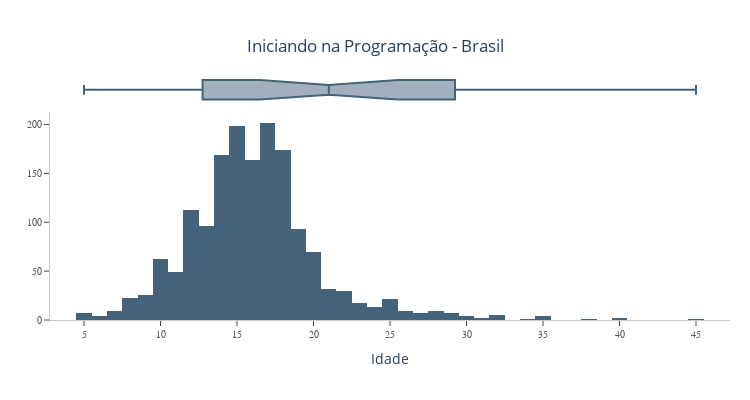

Notebook source saved alongside this figure:
### Code cell
fig = px.histogram(
    Brasil, 
    x="Age1stCode", 
    y="Country", 
    marginal="box", 
    nbins=80,
    color_discrete_sequence=['rgb(69,99,122)'])
fig.update_layout(
    width=750, 
    height=400,
    title={
        'text': 'Iniciando na Programação - Brasil', 
        'y':0.9,
        'x':0.5,
        'xanchor': 'center', 
        'yanchor': 'top'},
    xaxis_title="Idade",
    yaxis_title="",
    xaxis=dict(
        showticklabels=True,
        linecolor='rgb(204, 204, 204)',
        ticks='outside',
        tickfont=dict(
            family='Arial',
            size=10,
            color='rgb(82, 82, 82)',
        ),
    ),
    yaxis=dict(
        showgrid=False,
        showticklabels=True,
        linecolor='rgb(204, 204, 204)',
        ticks='outside',
        tickfont=dict(
            family='Arial',
            size=10,
            color='rgb(82, 82, 82)',
        ),
    ),
    margin=dict(
        autoexpand=False,
        l=50,
        r=20,
        t=70,
    ),
    plot_bgcolor='white'
)
fig.show()

### Figure 1 — Plotly figure (JSON) as saved in the notebook; plotly's stock layout.template omitted (floating-point values rounded to 4 significant figures)
{"data": [{"alignmentgroup": "True", "bingroup": "x", "histfunc": "sum", "hovertemplate": "Age1stCode=%{x}<br>sum of Country=%{y}<extra></extra>", "legendgroup": "", "marker": {"color": "rgb(69,99,122)"}, "name": "", "nbinsx": 80, "offsetgroup": "", "orientation": "v", "showlegend": false, "type": "histogram", "x": [10, 11, 12, 13, 14, 15, 16, 17, 18, 19, 20, 21, 22, 23, 24, 25, 26, 27, 28, 29, 30, 31, 32, 34, 35, 38, 40, 45, 5, 6, 7, 8, 9], "xaxis": "x", "y": [62, 49, 112, 96, 169, 198, 164, 202, 174, 93, 70, 32, 30, 17, 13, 21, 9, 7, 9, 7, 4, 2, 5, 1, 4, 1, 2, 1, 7, 4, 9, 22, 26], "yaxis": "y"}, {"alignmentgroup": "True", "hovertemplate": "Age1stCode=%{x}<extra></extra>", "legendgroup": "", "marker": {"color": "rgb(69,99,122)"}, "name": "", "notched": true, "offsetgroup": "", "showlegend": false, "type": "box", "x": [10, 11, 12, 13, 14, 15, 16, 17, 18, 19, 20, 21, 22, 23, 24, 25, 26, 27, 28, 29, 30, 31, 32, 34, 35, 38, 40, 45, 5, 6, 7, 8, 9], "xaxis": "x2", "yaxis": "y2"}], "layout": {"barmode": "relative", "height": 400, "legend": {"tracegroupgap": 0}, "margin": {"autoexpand": false, "l": 50, "r": 20, "t": 70}, "plot_bgcolor": "white", "title": {"text": "Iniciando na Programação - Brasil", "x": 0.5, "xanchor": "center", "y": 0.9, "yanchor": "top"}, "width": 750, "xaxis": {"anchor": "y", "domain": [0, 1], "linecolor": "rgb(204, 204, 204)", "showticklabels": true, "tickfont": {"color": "rgb(82, 82, 82)", "family": "Arial", "size": 10}, "ticks": "outside", "title": {"text": "Idade"}}, "xaxis2": {"anchor": "y2", "domain": [0, 1], "matches": "x", "showgrid": true, "showticklabels": false}, "yaxis": {"anchor": "x", "domain": [0, 0.8316], "linecolor": "rgb(204, 204, 204)", "showgrid": false, "showticklabels": true, "tickfont": {"color": "rgb(82, 82, 82)", "family": "Arial", "size": 10}, "ticks": "outside", "title": {"text": ""}}, "yaxis2": {"anchor": "x2", "domain": [0.8416, 1], "matches": "y2", "showgrid": false, "showline": false, "showticklabels": false, "ticks": ""}}}
